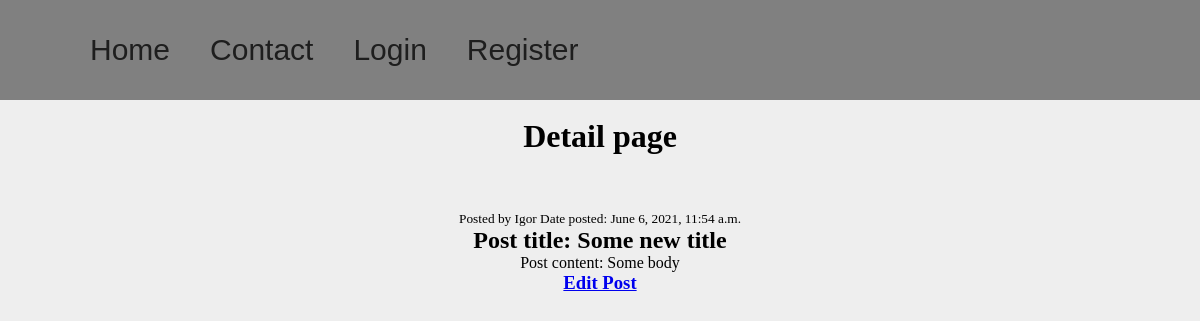
The app's page /post/1/ with its own data.
### posts/models.py (models this page shows, shortened)
class Post(models.Model):
    author = models.ForeignKey(get_user_model(), on_delete=models.CASCADE)
    title = models.CharField(max_length=150, blank=True)
    body = models.TextField()
    date_created = models.DateTimeField(auto_now=True)

### users/models.py (models this page shows)
class CustomUser(AbstractUser):
    age = models.PositiveIntegerField(null=True, blank=True)

### posts/views.py (the view)
# urls.py: path('post/<int:pk>/', PostDetailView.as_view(), name='detail'),
class PostDetailView(DetailView):
    model = Post

### posts/templates/posts/post_detail.html
{% extends 'posts/base.html' %}
{% block content %}
    <br>
    <center>
        <h1>Detail page</h1>
        <br>
    </center>
        <center>
        <br><br>
        <small>Posted by {{ post.author }}  Date posted: {{ post.date_created }}</small>
        <h2>Post title: {{ post.title }}</h2>
        <p>Post content: {{ post.body }}</p>
        <h3><a href="{% url 'posts:update' object.id %}">Edit Post</a></h3>
        </center>
{% endblock content %}

### posts/static/posts/style.css (style rules this page uses)
* { margin: 0; padding: 0; }
body { background-color: #eee; }

### records on screen
Post: author "Igor", date_created "June 6, 2021, 11:54 a.m.", title "Some new title", body "Some body"
